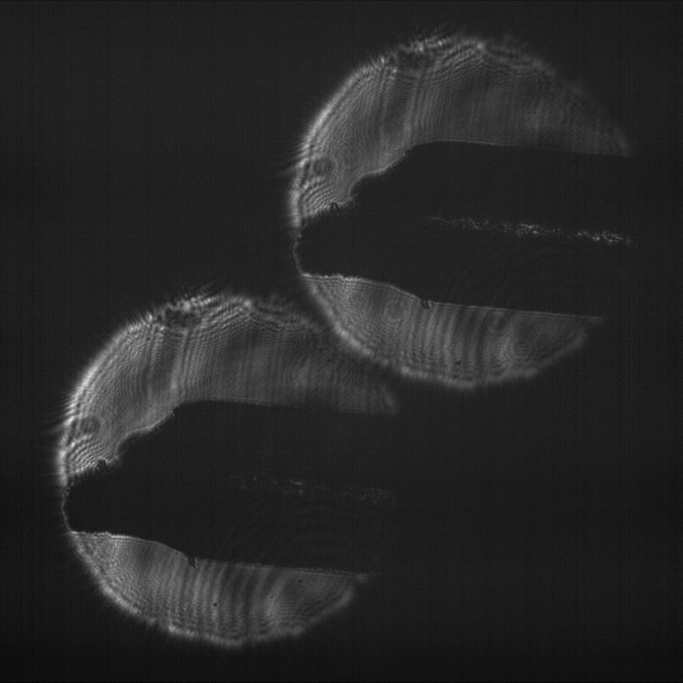
%> input picture MATLAB/OldToys/Polarimeter/Polarimetry_testPic_000.png, 2048 x 2048 px (shown at 1/3 size)
$ octave Polarimeter_v1609.m   (GNU Octave 9; MATLAB toolbox functions it lacks are replaced by stand-ins)
%> lines starting %> are read from the running program, lines starting %| are printed output that depends on the picture
%
%
%
%

Raw = imread('Polarimetry_testPic_000.png');
%> Raw is the input picture: size 2048x2048 uint8; min 0, max 28, mean 4.3
figure(99),imshow(Raw,[0,20])
%> after `imshow(Raw,[0,20])`:
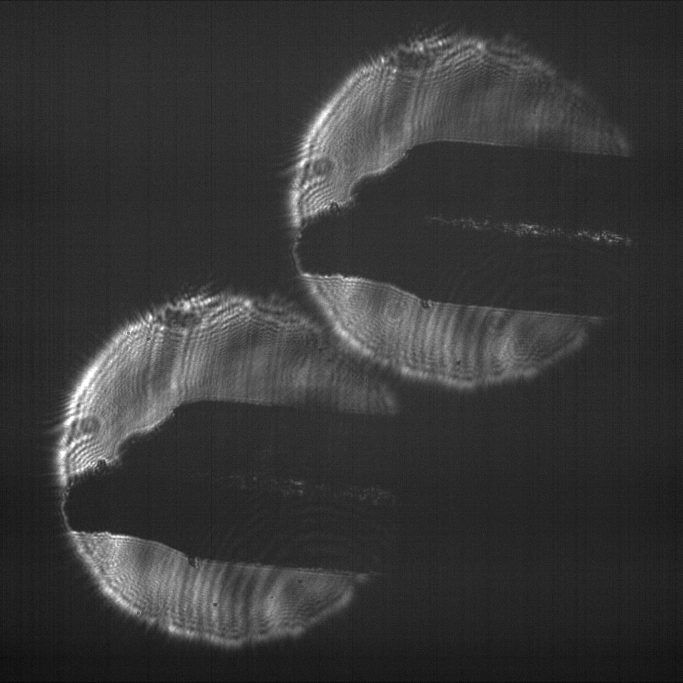
%> displayed picture: size 2048x2048, on the screen's scale of 0 to 255 (shown at 1/3 size); min 0, max 255, mean 55.3
size = 1023;
top = 100;
left = 860;


%%
offsetV = 793;
offsetH = -703;
I1 = double(Raw(top:top+size,left:left+size));
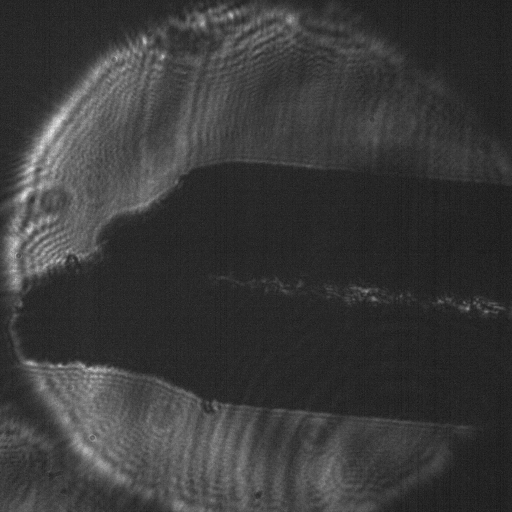
%> I1: size 1024x1024 double (shown at 1/2 size); min 0, max 24, mean 5.5; drawn with min black and max white
I2 = double(Raw(top+offsetV:top+offsetV+size,left+offsetH:left+offsetH+size));
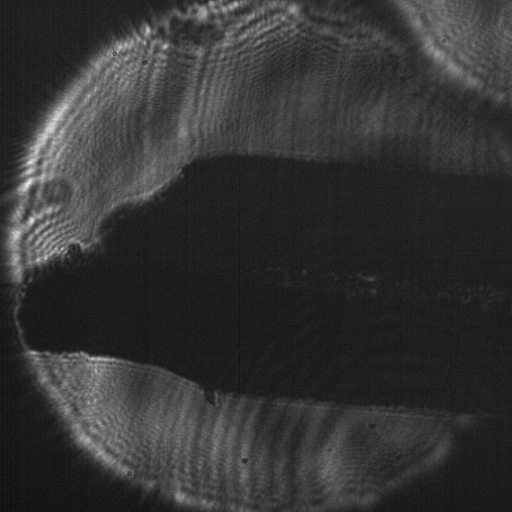
%> I2: size 1024x1024 double (shown at 1/2 size); min 0, max 28, mean 5.8; drawn with min black and max white
figure,imagesc(I1)
%> after `imagesc(I1)`:
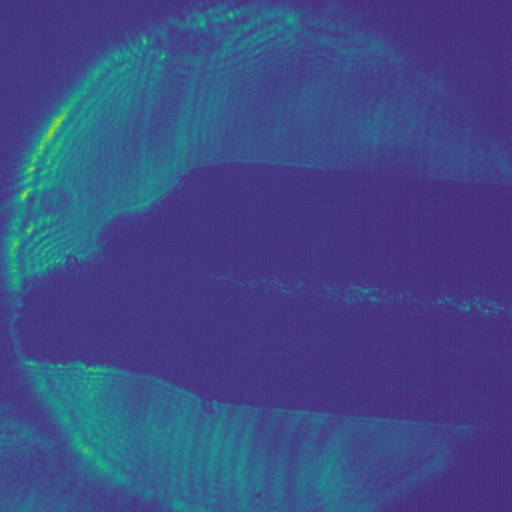
%> displayed picture: size 1024x1024x3, on the screen's scale of 0 to 255 (shown at 1/2 size); mean R, G, B 61.2, 74.3, 133.7
figure,imagesc((1+I1)./(1+I2))
%> after `imagesc((1+I1)./(1+I2))`:
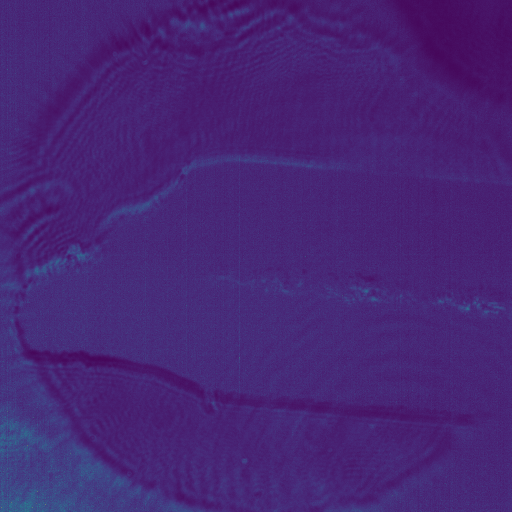
%> displayed picture: size 1024x1024x3, on the screen's scale of 0 to 255 (shown at 1/2 size); mean R, G, B 71.1, 38, 117.4

%%
I = 3/5*2^16*double(Raw)/max(max(double(Raw)));
I = uint16(I);
%> I: size 2048x2048 uint16
imwrite(I,'Polarimetry_testPic.png')
